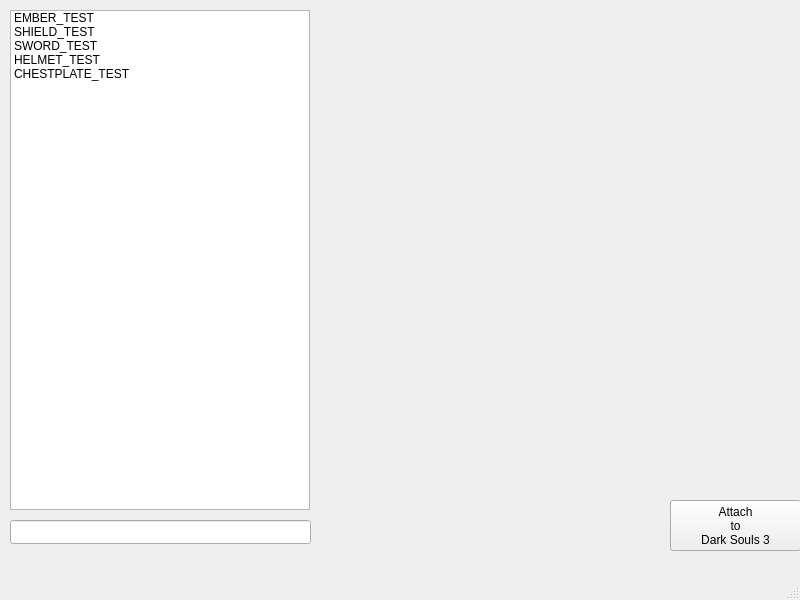
<?xml version="1.0" encoding="UTF-8"?>
<ui version="4.0">
 <class>MainWindow</class>
 <widget class="QMainWindow" name="MainWindow">
  <property name="geometry">
   <rect>
    <x>0</x>
    <y>0</y>
    <width>800</width>
    <height>600</height>
   </rect>
  </property>
  <property name="minimumSize">
   <size>
    <width>800</width>
    <height>600</height>
   </size>
  </property>
  <property name="maximumSize">
   <size>
    <width>800</width>
    <height>600</height>
   </size>
  </property>
  <property name="acceptDrops">
   <bool>false</bool>
  </property>
  <property name="windowTitle">
   <string>MainWindow</string>
  </property>
  <widget class="QWidget" name="centralwidget">
   <widget class="QListWidget" name="itemList">
    <property name="geometry">
     <rect>
      <x>10</x>
      <y>10</y>
      <width>300</width>
      <height>500</height>
     </rect>
    </property>
    <item>
     <property name="text">
      <string>EMBER_TEST</string>
     </property>
    </item>
    <item>
     <property name="text">
      <string>SHIELD_TEST</string>
     </property>
    </item>
    <item>
     <property name="text">
      <string>SWORD_TEST</string>
     </property>
    </item>
    <item>
     <property name="text">
      <string>HELMET_TEST</string>
     </property>
    </item>
    <item>
     <property name="text">
      <string>CHESTPLATE_TEST</string>
     </property>
    </item>
   </widget>
   <widget class="QLineEdit" name="itemFilter">
    <property name="geometry">
     <rect>
      <x>10</x>
      <y>520</y>
      <width>301</width>
      <height>24</height>
     </rect>
    </property>
   </widget>
   <widget class="QPushButton" name="attachDks">
    <property name="geometry">
     <rect>
      <x>670</x>
      <y>500</y>
      <width>131</width>
      <height>51</height>
     </rect>
    </property>
    <property name="text">
     <string>Attach 
to
Dark Souls 3</string>
    </property>
   </widget>
  </widget>
  <widget class="QMenuBar" name="menubar">
   <property name="geometry">
    <rect>
     <x>0</x>
     <y>0</y>
     <width>800</width>
     <height>21</height>
    </rect>
   </property>
  </widget>
  <widget class="QStatusBar" name="statusbar"/>
 </widget>
 <resources/>
 <connections/>
</ui>
